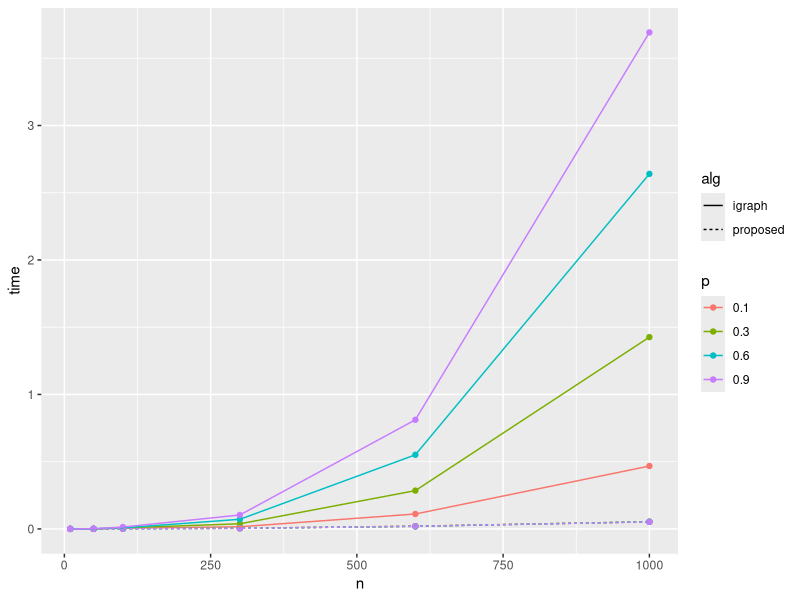
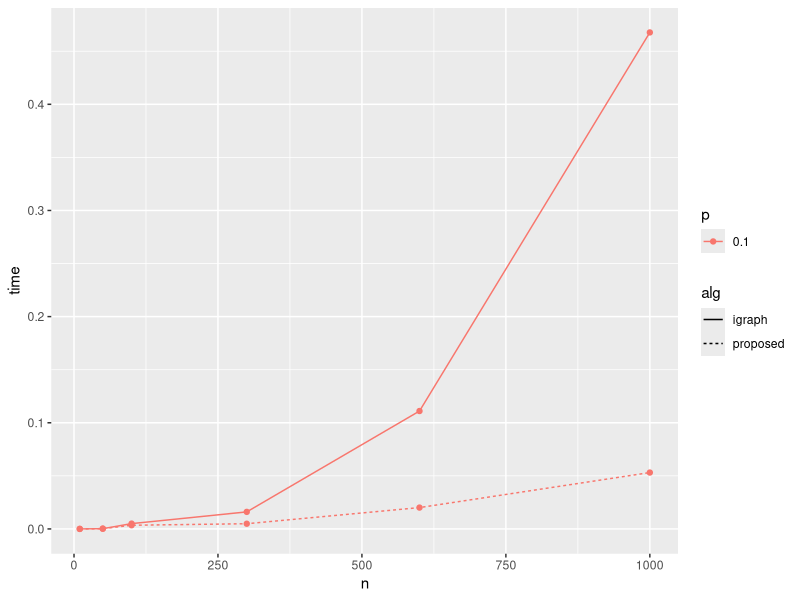
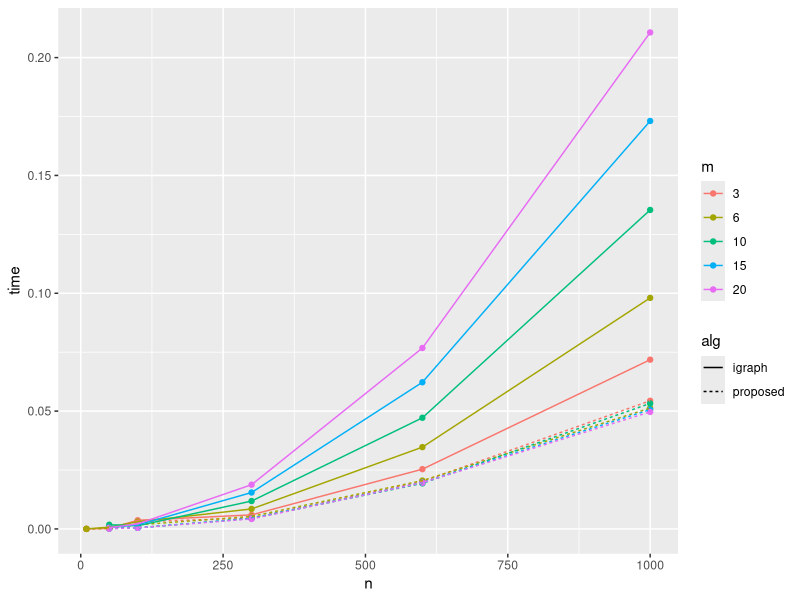

Write R code to recreate these figures, in order.
library(readr)
library(tidyr)
library(dplyr)
library(ggplot2)

data <- read_csv('exp_dist_delete_result.csv') %>%
  select(-c(test, seed)) %>%
  rename(proposed = `time`) %>%
  rename(igraph = `time-igraph`) %>%
  gather(alg, time, c(proposed, igraph)) %>%
  mutate(alg = as.factor(alg),
         `p-or-m` = as.factor(`p-or-m`))

time_by_params <- data %>%
  select(-c(m)) %>%
  group_by(n, `p-or-m`, type, alg) %>%
  summarise(time = mean(time)) %>%
  ungroup()

time_by_params_random = time_by_params %>%
  filter(type == 'random') %>%
  rename(p = `p-or-m`)
gp <- ggplot(time_by_params_random,
             aes(n, time, colour = p, linetype = alg)) +
  geom_point() +
  geom_line()
ggsave('exp_dist_delete_result_random.pdf', gp,
       width = 15, height= 10, units = 'cm')
gp <- ggplot(time_by_params_random %>% filter(p == 0.1),
             aes(n, time, colour = p, linetype = alg)) +
  geom_point() +
  geom_line()
ggsave('exp_dist_delete_result_random_p0.1.pdf', gp,
       width = 15, height= 10, units = 'cm')

time_by_params_scale_free = time_by_params %>%
  filter(type == 'scale-free') %>%
  rename(m = `p-or-m`)
gp <- ggplot(time_by_params_scale_free,
             aes(n, time, colour = m, linetype = alg)) +
  geom_point() +
  geom_line()
ggsave('exp_dist_delete_result_scale_free.pdf', gp,
       width = 15, height= 10, units = 'cm')
